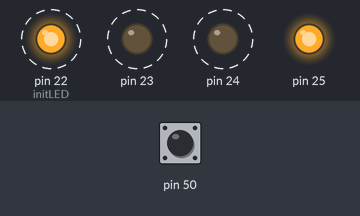
Simulated run of this program. Board: Arduino Mega 2560, built with avr-gcc and run on an emulated ATmega2560. Parts: output pins drawn as LEDs (lit = HIGH). Dashed ring = blinking. Inputs (shaded band) come from the test bench; at power-on: pin 50 HIGH.

Above: at 1.9 s.
5.1 s: pin 50 pulled LOW for 0.15 s
At 7.15 s:
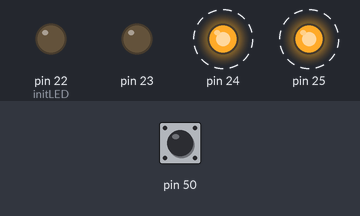
At 8.85 s:
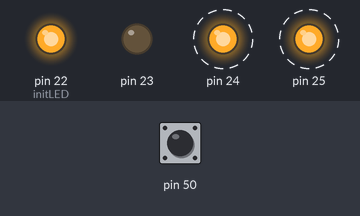
Timing chart, 0 to 14.1 s (numbered marks = the images above; inputs shaded):
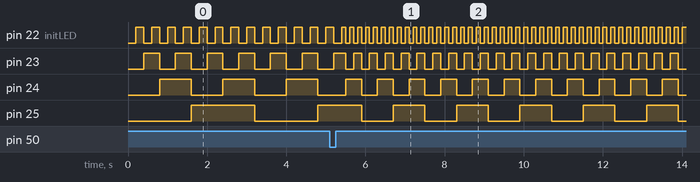

The program:

main.cpp
```cpp
// Author: Jorge Del Rio
// Net ID:23642921
// Date: Monday, October 1, 2023
// Assignment:Lab 2
//
// Description: This file contains a programmatic overall description of the
// program. It should never contain assignments to special function registers
// for the exception key one-line code such as checking the state of the pin.
//
//----------------------------------------------------------------------//
#include <avr/interrupt.h>
#include <avr/io.h>
#include <Arduino.h>
#include "led.h"
#include "switch.h"
#include "timer.h"

#define LONG_DELAY 200
#define SHORT_DELAY 100


// Define a set of states that can be used in the state machine using an enum.

typedef enum I_THINK_I_KNOW_WHAT_IM_DOING{
  // short_wait_press
  short_wp,
  // short_debounce_press
  short_dp,
  // short_wait_release
  short_wr,
  // short_debounce_release
  short_dr,
  // long_wait_press
  long_wp ,
  // long_debounce_press
  long_dp ,
  // long_wait_release
  long_wr ,
  // long_debounce_release
  long_dr ,
}I_THINK_I_KNOW_WHAT_IM_DOING;

volatile I_THINK_I_KNOW_WHAT_IM_DOING state = long_wp;

// led speed 1 is fast
// led speed 2 is slow
int LED_Speed = 2;


int main(){
  // initialized interupts
  sei();
  // initialized LEDs
  initLED();
  // initialized switch pin
  initSwitchPB3();
  // initialized Timer0
  initTimer0();

  // starting the binary count at 0
  unsigned char bin_num = 0;

  Serial.begin(9600);

  while (1) {

    if (LED_Speed == 1)
    {
      turnOnLEDWithChar(bin_num);
      delayMs(SHORT_DELAY);

    }
    else if (LED_Speed == 2)
    {
      turnOnLEDWithChar(bin_num);
      delayMs(LONG_DELAY);
    }

    bin_num++;

    // if overload, reset count to 0
    if(bin_num==16){
      bin_num = 0;
    }

    // State machine for the 2 types of delays
    // short: states for when the speed is fast
    // long: states for when the speed is slow
    switch (state)
    {
      case short_wp:
      break;

      case short_dp:
      state = short_wr;
      delayMs(1);
      break;

      case short_wr:
      break;

      case short_dr:
      state = long_wp;
      delayMs(1);
      break;

      case long_wp:
      break;

      case long_dp:
      state = long_wr;
      delayMs(1);
      break;

      case long_wr:
      break;

      case long_dr:
      state = short_wp;
      delayMs(1);
      break;

    }

	}
  return 0;
}

// Implement an Pin Change Interrupt which handles the switch being
// pressed and released. When the switch is pressed and released, the LEDs
// change at twice the original rate. If the LEDs are already changing at twice
// the original rate, it goes back to the original rate.

ISR(PCINT0_vect){
  // if the button is pressed, then the state goes to its
  // debounce state
  if(state == short_wp)
  {
    state = short_dp;
  }
  // when the button is relesead, then the state goes to its
  // debounce state
  else if(state == short_wr)
  {
    // The speed of the counting changes once the button is released
    LED_Speed = 2;
    state = short_dr;
  }
  // if the button is pressed, then the state goes to its
  // debounce state
  if(state == long_wp)
  {
    state = long_dp;
  }
  // when the button is relesead, then the state goes to its
  // debounce state
  else if(state == long_wr)
  {
    // The speed of the counting changes once the button is released
    LED_Speed = 1;
    state = long_dr;
  }
}
```

led.cpp
```cpp
// Description: This file implements turnOnLED and initLED to control
// the LEDs.
//----------------------------------------------------------------------//


#include <avr/io.h>
#include <util/delay.h>
#include "led.h"

/* Initialize PA0, PA1, PA2, and PA3 to outputs */
void initLED(){
  DDRA |= (1<<DDA0) | (1<<DDA1) | (1<<DDA2) | (1<<DDA3);
}

// This must be one line of code.
// In this function you will be giving a number "num" which will be represented
// in binary by four LEDs. You must effectively assign the lowest four bits of
// "num" to the appropriate bits of PORTA.

void turnOnLEDWithChar(unsigned char num){
  /*
    PortA = XXXXXXXX        num = 0000XXXX
    0xF0  = 11110000 &     0x0F = 00001111 &
            XXXX0000              0000XXXX

    XXXX0000
    0000XXXX (OR)
    XXXXXXXX ------------> This is what we write to PORTA to light up the LEDs based on num
  */
  PORTA = (PORTA & 0xF0) | (num & 0x0F);
}
```

led.h
```cpp
// Description: This file contains function prototypes to be implemented in
// led.cpp and to be included in main.cpp.
//----------------------------------------------------------------------//

#ifndef LED_H
#define LED_H

void initLED();
void turnOnLEDWithChar(unsigned char num);

#endif
```

switch.cpp
```cpp
// Description: This file implements the initialization of an external
// switch.
//----------------------------------------------------------------------//

#include "switch.h"
#include <avr/io.h>


// Initializes pull-up resistor on PB3 and sets it into input mode

void initSwitchPB3(){

    DDRB &= ~(1<<DDB3);

    PORTB |= (1<<PORTB3);

    //Pin Change Interrupt Control Register
    PCICR |= (1<<PCIE0);
    //Pin Change Mask Register 0
    PCMSK0 |= (1<<PCINT3);

}
```

switch.h
```cpp
// Description: Function prototypes for switch.cpp
//----------------------------------------------------------------------//

#ifndef SWITCH_H
#define SWITCH_H

void initSwitchPB3();

#endif
```

timer.cpp
```cpp
// Description: This file implements functions that utilize the timers
//----------------------------------------------------------------------//

#include "timer.h"
#include <Arduino.h>

// Initialize timer 0, you should not turn the timer on here.
// You will need to use CTC mode
void initTimer0(){
    TCCR0A &= ~ (1 << WGM00);
    TCCR0A |= (1 << WGM01);
    TCCR0B &= ~(1 << WGM02);

}

// This delays the program an amount specified by unsigned int delay.
// Use timer 0. Keep in mind that you need to choose your prescalar wisely
//such that your timer is precise to 1 millisecond and can be used for
//100-200 milliseconds

void delayMs(unsigned int delay){
    unsigned int count = 0;

    OCR0A = 249;

    TCCR0B |= (1 << CS00) | (1 << CS01);
    TCCR0B &= ~ (1 << CS02);

    //start the timer count at 0
    TCNT0 = 0;

    // set the flag down by applying logic 1
    TIFR0 |= (1<< OCF0A);

    while (count < delay)
    {
        // set the flag down by applying logic 1
        TIFR0 |= (1<< OCF0A);

        //start the timer count at 0
        TCNT0 = 0;

        while (!(TIFR0 & (1<<OCF0A)));
        count++;
    }

    TCCR0B &= ~((1<<CS00) | (1<<CS01) | (1<<CS02));
}
```

timer.h
```cpp
// Description: This file describes functions used by the timer
//----------------------------------------------------------------------//

#ifndef TIMER_H
#define TIMER_H

#include <avr/io.h>

void initTimer0();
void delayMs(unsigned int delay);

#endif
```

Measured:
- after the input at 5.1 s, pin 24: alternates HIGH for 0.40 s and LOW for 0.40 s, starting after 0.40 s; pin 25: alternates HIGH for 0.80 s and LOW for 0.80 s, starting after 0.80 s
- by itself, pin 22 (initLED): repeats every 0.20 s: HIGH 0.10 s, LOW 0.10 s
- by itself, pin 23: repeats every 0.40 s: LOW 0.20 s, HIGH 0.20 s
- by itself, pin 24: alternates HIGH for 0.80 s and LOW for 0.80 s
